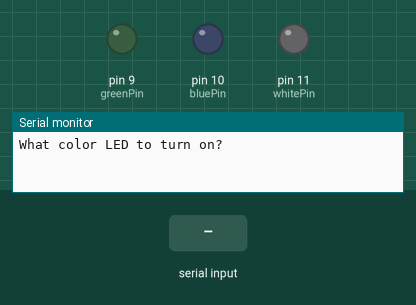
Recording of a sketch running on a simulated Arduino Uno, built with avr-gcc and run on an emulated ATmega328P. Parts: output pins drawn as LEDs (lit = HIGH), the last lines printed to the serial monitor. The test bench sets the inputs (shaded band).

Above: at 1.2 s.
1.3 s: "green" received over Serial
At 2.7 s:
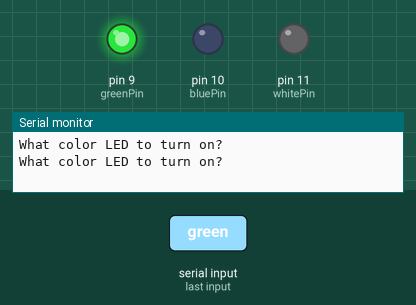
3.8 s: "blue" received over Serial
At 5.8 s:
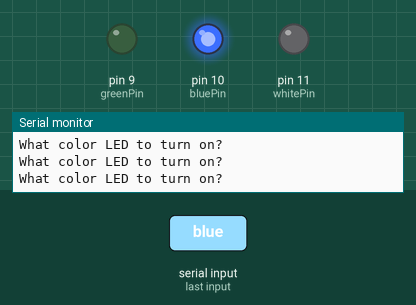
6.3 s: "white" received over Serial
At 7.7 s:
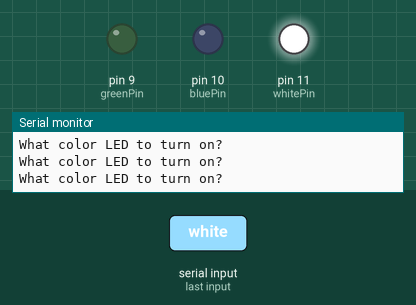
Timing chart, 0 to 9.3 s (numbered marks = the images above; inputs shaded):
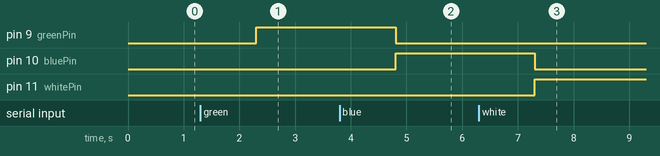

Measured:
- after the input at 1.3 s, pin 9 (greenPin): LOW → HIGH after 1.0 s
- after the input at 3.8 s, pin 9 (greenPin): HIGH → LOW after 1.0 s; pin 10 (bluePin): LOW → HIGH after 1.0 s
- after the input at 6.3 s, pin 10 (bluePin): HIGH → LOW after 1.0 s; pin 11 (whitePin): LOW → HIGH after 1.0 s

The sketch:

012_turn_LEDs_on_in_serial_monitor.ino
```cpp
int greenPin=9;
int bluePin=10;
int whitePin=11;
String myColor;
String errorMsg="There is no such color";
String msg="What color LED to turn on?";

void setup() {
  // put your setup code here, to run once:
  pinMode(greenPin,OUTPUT);
  pinMode(bluePin,OUTPUT);
  pinMode(whitePin,OUTPUT);
  Serial.begin(9600);
}

void loop() {
  // put your main code here, to run repeatedly:
  Serial.println(msg);
  while(Serial.available() == 0){

  }

  myColor=Serial.readString();

  if(myColor == "green"){
    digitalWrite(greenPin,HIGH);
    digitalWrite(bluePin,LOW);
    digitalWrite(whitePin,LOW);
  }else if(myColor == "blue"){
    digitalWrite(bluePin,HIGH);
    digitalWrite(greenPin,LOW);
    digitalWrite(whitePin,LOW);
  }else if(myColor == "white"){
    digitalWrite(whitePin,HIGH);
    digitalWrite(bluePin,LOW);
    digitalWrite(greenPin,LOW);
  }else{
    digitalWrite(greenPin,LOW);
    digitalWrite(bluePin,LOW);
    digitalWrite(whitePin,LOW);
    Serial.println(errorMsg);
  }


}
```
